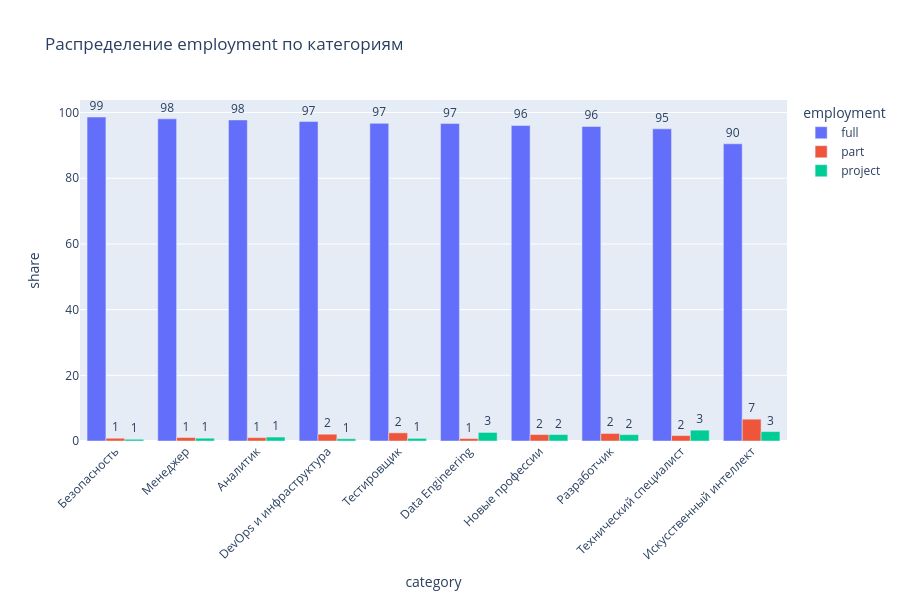

Notebook source saved alongside this figure:
### Code cell
plot_distribution(dataset, 'employment', 'full')
# df_filtered.groupby(['category_result', 'employment'])['id'].nunique()

### Figure 1 — Plotly figure (JSON) as saved in the notebook; plotly's stock layout.template omitted (floating-point values rounded to 4 significant figures)
{"data": [{"alignmentgroup": "True", "hovertemplate": "employment=full<br>category=%{x}<br>share=%{y}<extra></extra>", "legendgroup": "full", "marker": {"color": "#636efa", "pattern": {"shape": ""}}, "name": "full", "offsetgroup": "full", "orientation": "v", "showlegend": true, "textposition": "outside", "texttemplate": "%{y:.0f}", "type": "bar", "x": ["Безопасность", "Менеджер", "Аналитик", "DevOps и инфраструктура", "Тестировщик", "Data Engineering", "Новые профессии", "Разработчик", "Технический специалист", "Искусственный интеллект"], "xaxis": "x", "y": [98.63, 98.09, 97.76, 97.26, 96.71, 96.65, 96.08, 95.77, 95.05, 90.49], "yaxis": "y"}, {"alignmentgroup": "True", "hovertemplate": "employment=part<br>category=%{x}<br>share=%{y}<extra></extra>", "legendgroup": "part", "marker": {"color": "#EF553B", "pattern": {"shape": ""}}, "name": "part", "offsetgroup": "part", "orientation": "v", "showlegend": true, "textposition": "outside", "texttemplate": "%{y:.0f}", "type": "bar", "x": ["Безопасность", "Менеджер", "Аналитик", "DevOps и инфраструктура", "Тестировщик", "Data Engineering", "Новые профессии", "Разработчик", "Технический специалист", "Искусственный интеллект"], "xaxis": "x", "y": [0.8408, 1.057, 1.03, 2.067, 2.486, 0.7449, 1.961, 2.294, 1.651, 6.645], "yaxis": "y"}, {"alignmentgroup": "True", "hovertemplate": "employment=project<br>category=%{x}<br>share=%{y}<extra></extra>", "legendgroup": "project", "marker": {"color": "#00cc96", "pattern": {"shape": ""}}, "name": "project", "offsetgroup": "project", "orientation": "v", "showlegend": true, "textposition": "outside", "texttemplate": "%{y:.0f}", "type": "bar", "x": ["Безопасность", "Менеджер", "Аналитик", "DevOps и инфраструктура", "Тестировщик", "Data Engineering", "Новые профессии", "Разработчик", "Технический специалист", "Искусственный интеллект"], "xaxis": "x", "y": [0.5255, 0.8523, 1.206, 0.6748, 0.8019, 2.607, 1.961, 1.941, 3.301, 2.866], "yaxis": "y"}], "layout": {"barmode": "group", "height": 600, "legend": {"title": {"text": "employment"}, "tracegroupgap": 0}, "title": {"text": "Распределение employment по категориям"}, "xaxis": {"anchor": "y", "domain": [0, 1], "tickangle": -45, "title": {"text": "category"}}, "yaxis": {"anchor": "x", "domain": [0, 1], "title": {"text": "share"}}}}
